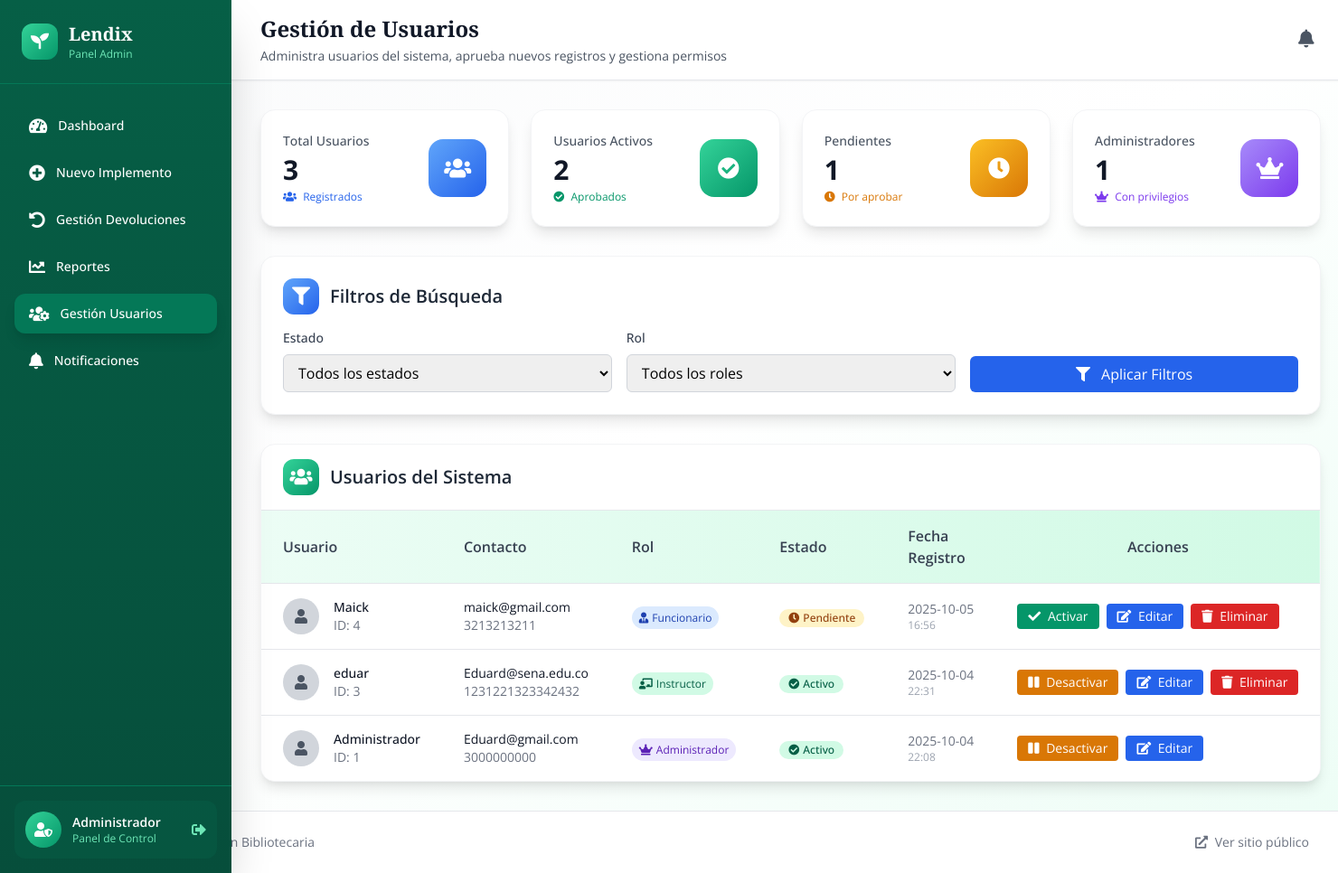
The page /admin/usuarios (signed in) on the database as committed earlier.
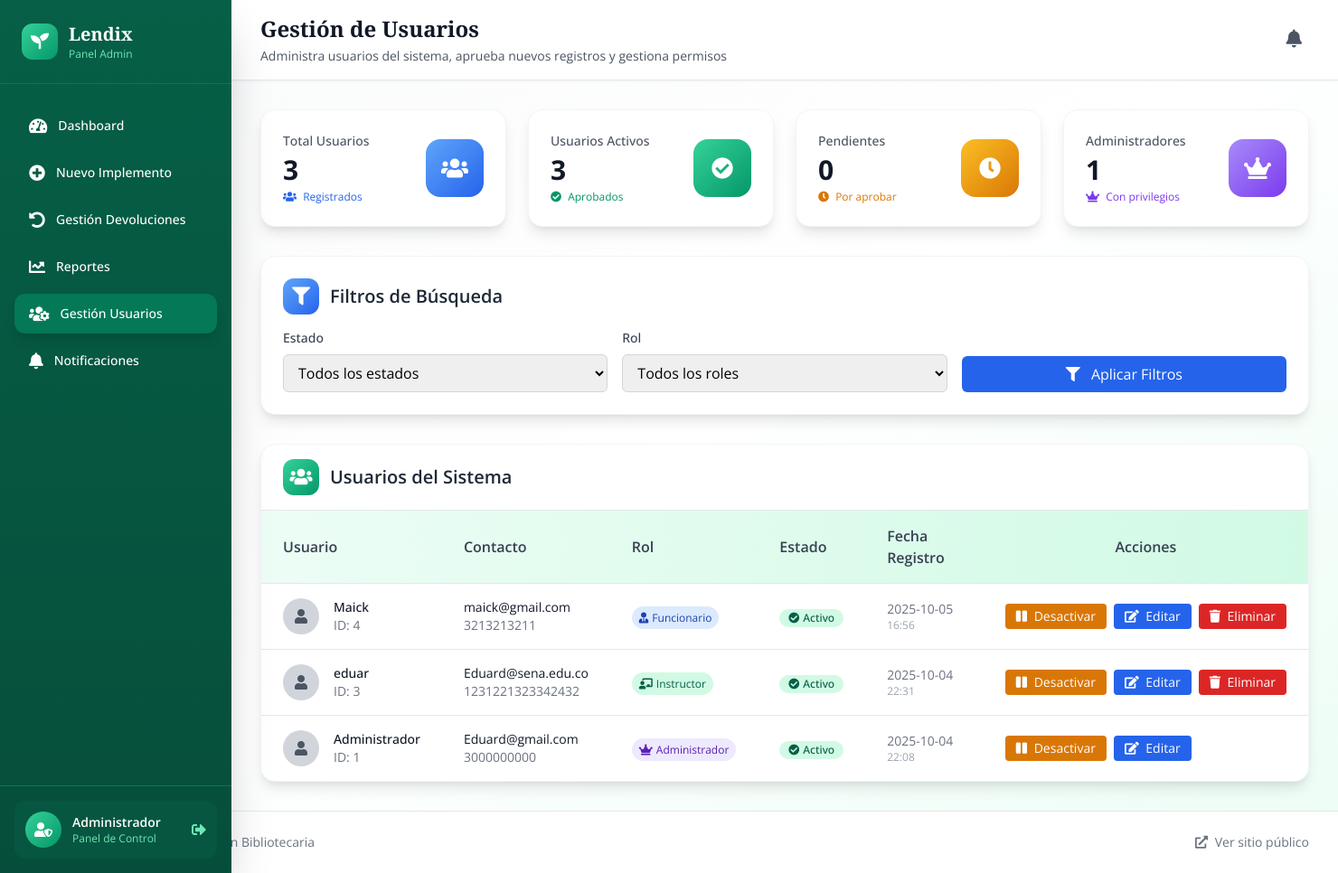
The same page on the database as committed later.
### tables this page shows
CREATE TABLE usuarios (
                id INTEGER PRIMARY KEY AUTOINCREMENT,
                nombre TEXT NOT NULL UNIQUE,
                email TEXT NOT NULL UNIQUE,
                telefono TEXT NOT NULL UNIQUE,
                password TEXT NOT NULL,
                rol TEXT DEFAULT 'funcionario' CHECK(rol IN ('admin', 'instructor', 'funcionario')),
                activo BOOLEAN DEFAULT 0,
                fecha_registro TIMESTAMP DEFAULT CURRENT_TIMESTAMP
            );

### routes/admin.py (the view)
@admin_bp.route('/usuarios')
@login_required
def gestion_usuarios():
    if not is_admin():
        flash('No tienes permisos para acceder a esta página', 'error')
        return redirect('/')
    conn = get_db_connection()
    try:
        filtro_estado = request.args.get('estado', 'todos')
        filtro_rol = request.args.get('rol', 'todos')
        query = "SELECT * FROM usuarios WHERE 1=1"
        params = []
        if filtro_estado == 'activos':
            query += " AND activo = 1"
        elif filtro_estado == 'pendientes':
            query += " AND activo = 0"
        if filtro_rol != 'todos':
            query += " AND rol = ?"
            params.append(filtro_rol)
        query += " ORDER BY id DESC"
        usuarios = conn.execute(query, params).fetchall()
        conn.close()
        return render_template('admin/gestion_usuarios.html',
                             usuarios=usuarios,
                             filtro_estado=filtro_estado,
                             filtro_rol=filtro_rol)
    except Exception as e:
        flash(f'Error al cargar usuarios: {str(e)}', 'error')
        conn.close()
        return redirect('/admin')

### app.py (called while the page is built)
@app.context_processor
def inject_user():
    return dict(
        current_user={
            'id': session.get('user_id'),
            'nombre': session.get('user_nombre'),
            'email': session.get('user_email'),
            'rol': session.get('rol'),
            'is_authenticated': 'user_id' in session
        }
    )

### routes/admin.py (called while the page is built)
def is_admin():
    return session.get('user_email') == 'Eduard@gmail.com' or session.get('rol') == 'admin'

### routes/login.py (called while the page is built)
def login_required(view):
    from functools import wraps
    @wraps(view)
    def wrapped_view(*args, **kwargs):
        if 'user_id' not in session:
            flash('Por favor, inicie sesión para acceder a esta página', 'error')
            return redirect(url_for('login.login'))
        return view(*args, **kwargs)
    return wrapped_view

### utils/db.py (called while the page is built)
def get_db_connection():
    conn = sqlite3.connect('models/database.db')
    conn.row_factory = sqlite3.Row
    return conn

### templates/admin/gestion_usuarios.html (shortened to what the changed rows need)
{% extends "admin/base_admin.html" %}
{% block page_title %}Gestión de Usuarios{% endblock %}
{% block content %}
<div class="grid grid-cols-1 md:grid-cols-2 lg:grid-cols-4 gap-6 mb-8">
    <div class="card-hover bg-white p-6 rounded-2xl shadow-lg border border-gray-100 animate-fade-in-up" style="animation-delay: 0.1s">
        <div class="flex items-center justify-between">
            <div>
                <p class="text-sm font-medium text-gray-600 mb-1">Usuarios Activos</p>
                <p class="text-3xl font-bold text-gray-900">{{ usuarios|selectattr('activo', 'eq', 1)|list|length }}</p>
                <p class="text-xs text-green-600 mt-1">
                    <i class="fas fa-check-circle mr-1"></i>
                    Aprobados
                </p>
            </div>
        </div>
    </div>
    <div class="card-hover bg-white p-6 rounded-2xl shadow-lg border border-gray-100 animate-fade-in-up" style="animation-delay: 0.2s">
        <div class="flex items-center justify-between">
            <div>
                <p class="text-sm font-medium text-gray-600 mb-1">Pendientes</p>
                <p class="text-3xl font-bold text-gray-900">{{ usuarios|selectattr('activo', 'eq', 0)|list|length }}</p>
                <p class="text-xs text-yellow-600 mt-1">
                    <i class="fas fa-clock mr-1"></i>
                    Por aprobar
                </p>
            </div>
        </div>
    </div>
</div>
<div class="card-hover bg-white rounded-2xl shadow-lg border border-gray-100 p-6 mb-8 animate-fade-in-up">
    <h2 class="text-xl font-semibold text-gray-800 mb-4 flex items-center">
        <div class="w-10 h-10 bg-gradient-to-br from-blue-400 to-blue-600 rounded-xl flex items-center justify-center mr-3">
            <i class="fas fa-filter text-white"></i>
        </div>
        Filtros de Búsqueda
    </h2>
        </div>
<div class="card-hover bg-white rounded-2xl shadow-lg border border-gray-100 overflow-hidden animate-fade-in-up">
    <div class="px-6 py-4 border-b border-gray-200">
        <h2 class="text-xl font-semibold text-gray-800 flex items-center">
            <div class="w-10 h-10 bg-gradient-to-br from-green-400 to-green-600 rounded-xl flex items-center justify-center mr-3">
                <i class="fas fa-users text-white"></i>
            </div>
            Usuarios del Sistema
        </h2>
    </div>
            {% if usuarios %}
                <div class="overflow-x-auto">
                    <table class="min-w-full divide-y divide-gray-200">
                        <thead class="bg-gradient-to-r from-green-50 to-green-100">
                            <tr>
                                <th class="px-6 py-4 text-left font-semibold text-gray-700">
                                    Usuario
                                </th>
                                <th class="px-6 py-4 text-left font-semibold text-gray-700">
                                    Contacto
                                </th>
                                <th class="px-6 py-4 text-left font-semibold text-gray-700">
                                    Rol
                                </th>
                                <th class="px-6 py-4 text-left font-semibold text-gray-700">
                                    Estado
                                </th>
                                <th class="px-6 py-4 text-left font-semibold text-gray-700">
                                    Fecha Registro
                                </th>
                                <th class="px-6 py-4 text-center font-semibold text-gray-700">
                                    Acciones
                                </th>
                            </tr>
                        </thead>
                        <tbody class="bg-white divide-y divide-gray-200">
                            {% for usuario in usuarios %}
                            <tr class="hover:bg-gray-50">
                                <td class="px-6 py-4 whitespace-nowrap">
                                    <div class="flex items-center">
                                        <div class="flex-shrink-0 h-10 w-10">
                                            <div class="h-10 w-10 rounded-full bg-gray-300 flex items-center justify-center">
                                                <i class="fas fa-user text-gray-600"></i>
                                            </div>
                                        </div>
                                        <div class="ml-4">
                                            <div class="text-sm font-medium text-gray-900">{{ usuario.nombre }}</div>
                                            <div class="text-sm text-gray-500">ID: {{ usuario.id }}</div>
                                        </div>
                                    </div>
                                </td>
                                <td class="px-6 py-4 whitespace-nowrap">
                                    <div class="text-sm text-gray-900">{{ usuario.email }}</div>
                                    <div class="text-sm text-gray-500">{{ usuario.telefono }}</div>
                                </td>
                                <td class="px-6 py-4 whitespace-nowrap">
                                    {% if usuario.rol == 'admin' %}
                                        <span class="px-2 py-1 bg-purple-100 text-purple-800 text-xs rounded-full">
                                            <i class="fas fa-crown mr-1"></i>Administrador
                                        </span>
                                    {% elif usuario.rol == 'instructor' %}
                                        <span class="px-2 py-1 bg-green-100 text-green-800 text-xs rounded-full">
                                            <i class="fas fa-chalkboard-teacher mr-1"></i>Instructor
                                        </span>
                                    {% else %}
                                        <span class="px-2 py-1 bg-blue-100 text-blue-800 text-xs rounded-full">
                                            <i class="fas fa-user-tie mr-1"></i>Funcionario
                                        </span>
                                    {% endif %}
                                </td>
                                <td class="px-6 py-4 whitespace-nowrap">
                                    {% if usuario.activo == 1 %}
                                        <span class="inline-flex items-center px-2.5 py-0.5 rounded-full text-xs font-medium bg-green-100 text-green-800">
                                            <i class="fas fa-check-circle mr-1"></i>
                                            Activo
                                        </span>
                                    {% else %}
                                        <span class="inline-flex items-center px-2.5 py-0.5 rounded-full text-xs font-medium bg-yellow-100 text-yellow-800">
                                            <i class="fas fa-clock mr-1"></i>
                                            Pendiente
                                        </span>
                                    {% endif %}
                                </td>
                                <td class="px-6 py-4 whitespace-nowrap text-sm text-gray-500">
                                    {% if usuario.fecha_registro %}
                                        <div>{{ usuario.fecha_registro[:10] }}</div>
                                        <div class="text-xs text-gray-400">{{ usuario.fecha_registro[11:16] }}</div>
                                    {% else %}
                                        <div class="text-gray-400">No disponible</div>
                                    {% endif %}
                                </td>
                                <td class="px-6 py-4 whitespace-nowrap text-sm text-gray-500">
                                    <div class="flex space-x-2">
                                        {% if usuario.activo == 0 %}
                                            <button onclick="activarUsuario('{{ usuario.id }}', '{{ usuario.nombre }}')"
                                                    class="bg-green-600 hover:bg-green-700 text-white px-3 py-1 rounded text-sm transition duration-200">
                                                <i class="fas fa-check mr-1"></i>
                                                Activar
                                            </button>
                                        {% else %}
                                            <button onclick="desactivarUsuario('{{ usuario.id }}', '{{ usuario.nombre }}')"
                                                    class="bg-yellow-600 hover:bg-yellow-700 text-white px-3 py-1 rounded text-sm transition duration-200">
                                                <i class="fas fa-pause mr-1"></i>
                                                Desactivar
                                            </button>
                                        {% endif %}
                                        <button onclick="editarUsuario('{{ usuario.id }}', '{{ usuario.nombre }}', '{{ usuario.email }}', '{{ usuario.telefono }}', '{{ usuario.rol }}')"
                                                class="bg-blue-600 hover:bg-blue-700 text-white px-3 py-1 rounded text-sm transition duration-200">
                                            <i class="fas fa-edit mr-1"></i>
                                            Editar
                                        </button>
                                        {% if usuario.rol != 'admin' %}
                                            <button onclick="eliminarUsuario('{{ usuario.id }}', '{{ usuario.nombre }}')"
                                                    class="bg-red-600 hover:bg-red-700 text-white px-3 py-1 rounded text-sm transition duration-200">
                                                <i class="fas fa-trash mr-1"></i>
                                                Eliminar
                                            </button>
                                        {% endif %}
                                    </div>
                                </td>
                            </tr>
                            {% endfor %}
                        </tbody>
                    </table>
                </div>
            {% else %}
                <div class="text-center py-8">
                    <i class="fas fa-users text-4xl text-gray-400 mb-4"></i>
                    <p class="text-gray-500">No hay usuarios registrados.</p>
                </div>
            {% endif %}
        </div>
    </div>
</div>
{% endblock %}

Rows that differ between the two databases and show on the page:
changed usuarios "Maick": activo "Pendiente Activar" → "Activo Desactivar"
Other text that changed with them:
{{ usuarios|selectattr('activo', 'eq', 1)|list|length }}: "2" → "3"
{{ usuarios|selectattr('activo', 'eq', 0)|list|length }}: "1" → "0"
